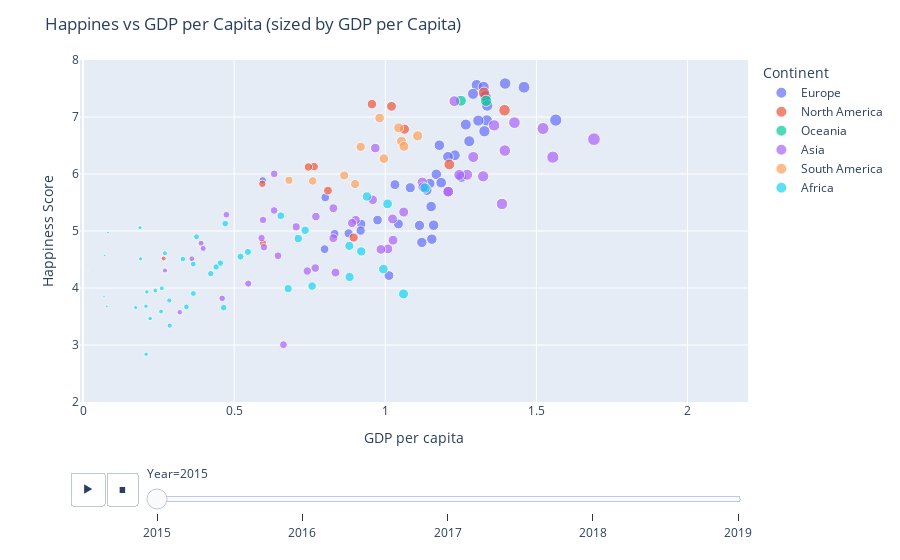

Write notebook code for a chart like this one.
### Code cell
fig = px.scatter(alldata
                 , x ="GDP per capita"
                 , y ="Happiness Score"
                 , animation_frame ="Year"
                 , animation_group ="Country"
                 , size ="GDP per capita"
                 , color ="Continent"
                 , hover_name ="Country"
                 #, facet_col ="Continent"
                 , size_max = 10
                ) 


fig.update_layout(title_text='Happines vs GDP per Capita (sized by GDP per Capita)')
fig.update_yaxes(range=[2,8])
fig.update_xaxes(range=[-0.01,round((max(alldata['GDP per capita']))+0.1,2)])

fig.show()

### Figure 1 — Plotly figure (JSON) as saved in the notebook; plotly's stock layout.template omitted (floating-point values rounded to 4 significant figures)
{"data": [{"hovertemplate": "<b>%{hovertext}</b><br><br>Continent=Europe<br>Year=2015<br>GDP per capita=%{marker.size}<br>Happiness Score=%{y}<extra></extra>", "hovertext": ["Switzerland", "Iceland", "Denmark", "Norway", "Finland", "Netherlands", "Sweden", "Austria", "Luxembourg", "Ireland", "Belgium", "United Kingdom", "Germany", "France", "Czech Republic", "Spain", "Malta", "Slovakia", "Italy", "Moldova", "Slovenia", "Lithuania", "Belarus", "Poland", "Croatia", "Russia", "Kosovo", "Estonia", "Montenegro", "Romania", "Serbia", "Portugal", "Latvia", "Macedonia", "Albania", "Bosnia and Herzegovina", "Greece", "Hungary", "Ukraine", "Bulgaria"], "ids": ["Switzerland", "Iceland", "Denmark", "Norway", "Finland", "Netherlands", "Sweden", "Austria", "Luxembourg", "Ireland", "Belgium", "United Kingdom", "Germany", "France", "Czech Republic", "Spain", "Malta", "Slovakia", "Italy", "Moldova", "Slovenia", "Lithuania", "Belarus", "Poland", "Croatia", "Russia", "Kosovo", "Estonia", "Montenegro", "Romania", "Serbia", "Portugal", "Latvia", "Macedonia", "Albania", "Bosnia and Herzegovina", "Greece", "Hungary", "Ukraine", "Bulgaria"], "legendgroup": "Europe", "marker": {"color": "#636efa", "size": [1.397, 1.302, 1.325, 1.459, 1.29, 1.329, 1.332, 1.337, 1.564, 1.336, 1.308, 1.266, 1.328, 1.278, 1.179, 1.23, 1.207, 1.169, 1.251, 0.5945, 1.185, 1.147, 1.032, 1.126, 1.083, 1.138, 0.8015, 1.152, 0.9744, 1.043, 0.9205, 1.16, 1.113, 0.9185, 0.8787, 0.8322, 1.154, 1.121, 0.7991, 1.012], "sizemode": "area", "sizeref": 0.02096, "symbol": "circle"}, "mode": "markers", "name": "Europe", "orientation": "v", "showlegend": true, "type": "scatter", "x": [1.397, 1.302, 1.325, 1.459, 1.29, 1.329, 1.332, 1.337, 1.564, 1.336, 1.308, 1.266, 1.328, 1.278, 1.179, 1.23, 1.207, 1.169, 1.251, 0.5945, 1.185, 1.147, 1.032, 1.126, 1.083, 1.138, 0.8015, 1.152, 0.9744, 1.043, 0.9205, 1.16, 1.113, 0.9185, 0.8787, 0.8322, 1.154, 1.121, 0.7991, 1.012], "xaxis": "x", "y": [7.587, 7.561, 7.527, 7.522, 7.406, 7.378, 7.364, 7.2, 6.946, 6.94, 6.937, 6.867, 6.75, 6.575, 6.505, 6.329, 6.302, 5.995, 5.948, 5.889, 5.848, 5.833, 5.813, 5.791, 5.759, 5.716, 5.589, 5.429, 5.192, 5.124, 5.123, 5.102, 5.098, 5.007, 4.959, 4.949, 4.857, 4.8, 4.681, 4.218], "yaxis": "y"}, {"hovertemplate": "<b>%{hovertext}</b><br><br>Continent=North America<br>Year=2015<br>GDP per capita=%{marker.size}<br>Happiness Score=%{y}<extra></extra>", "hovertext": ["Canada", "Costa Rica", "Mexico", "United States", "Panama", "Trinidad and Tobago", "El Salvador", "Guatemala", "Nicaragua", "Jamaica", "Dominican Republic", "Honduras", "Haiti"], "ids": ["Canada", "Costa Rica", "Mexico", "United States", "Panama", "Trinidad and Tobago", "El Salvador", "Guatemala", "Nicaragua", "Jamaica", "Dominican Republic", "Honduras", "Haiti"], "legendgroup": "North America", "marker": {"color": "#EF553B", "size": [1.326, 0.9558, 1.021, 1.395, 1.064, 1.212, 0.7645, 0.7455, 0.5933, 0.8104, 0.8954, 0.5953, 0.2667], "sizemode": "area", "sizeref": 0.02096, "symbol": "circle"}, "mode": "markers", "name": "North America", "orientation": "v", "showlegend": true, "type": "scatter", "x": [1.326, 0.9558, 1.021, 1.395, 1.064, 1.212, 0.7645, 0.7455, 0.5933, 0.8104, 0.8954, 0.5953, 0.2667], "xaxis": "x", "y": [7.427, 7.226, 7.187, 7.119, 6.786, 6.168, 6.13, 6.123, 5.828, 5.709, 4.885, 4.788, 4.518], "yaxis": "y"}, {"hovertemplate": "<b>%{hovertext}</b><br><br>Continent=Oceania<br>Year=2015<br>GDP per capita=%{marker.size}<br>Happiness Score=%{y}<extra></extra>", "hovertext": ["New Zealand", "Australia"], "ids": ["New Zealand", "Australia"], "legendgroup": "Oceania", "marker": {"color": "#00cc96", "size": [1.25, 1.334], "sizemode": "area", "sizeref": 0.02096, "symbol": "circle"}, "mode": "markers", "name": "Oceania", "orientation": "v", "showlegend": true, "type": "scatter", "x": [1.25, 1.334], "xaxis": "x", "y": [7.286, 7.284], "yaxis": "y"}, {"hovertemplate": "<b>%{hovertext}</b><br><br>Continent=Asia<br>Year=2015<br>GDP per capita=%{marker.size}<br>Happiness Score=%{y}<extra></extra>", "hovertext": ["Israel", "United Arab Emirates", "Oman", "Singapore", "Qatar", "Thailand", "Saudi Arabia", "Taiwan", "Kuwait", "Uzbekistan", "Japan", "South Korea", "Bahrain", "Kazakhstan", "Malaysia", "North Cyprus", "Cyprus", "Turkmenistan", "Hong Kong", "Indonesia", "Vietnam", "Turkey", "Kyrgyzstan", "Bhutan", "Azerbaijan", "Pakistan", "Jordan", "China", "Philippines", "Laos", "Mongolia", "Lebanon", "Tajikistan", "Palestinian Territories", "Bangladesh", "Iran", "Iraq", "India", "Nepal", "Armenia", "Myanmar", "Georgia", "Sri Lanka", "Yemen", "Cambodia", "Afghanistan", "Syria"], "ids": ["Israel", "United Arab Emirates", "Oman", "Singapore", "Qatar", "Thailand", "Saudi Arabia", "Taiwan", "Kuwait", "Uzbekistan", "Japan", "South Korea", "Bahrain", "Kazakhstan", "Malaysia", "North Cyprus", "Cyprus", "Turkmenistan", "Hong Kong", "Indonesia", "Vietnam", "Turkey", "Kyrgyzstan", "Bhutan", "Azerbaijan", "Pakistan", "Jordan", "China", "Philippines", "Laos", "Mongolia", "Lebanon", "Tajikistan", "Palestinian Territories", "Bangladesh", "Iran", "Iraq", "India", "Nepal", "Armenia", "Myanmar", "Georgia", "Sri Lanka", "Yemen", "Cambodia", "Afghanistan", "Syria"], "legendgroup": "Asia", "marker": {"color": "#ab63fa", "size": [1.229, 1.427, 1.36, 1.522, 1.69, 0.9669, 1.395, 1.291, 1.554, 0.6324, 1.271, 1.245, 1.324, 1.123, 1.125, 1.208, 1.208, 0.9585, 1.386, 0.8283, 0.6322, 1.061, 0.4743, 0.7704, 1.024, 0.5954, 0.902, 0.8901, 0.7053, 0.5907, 0.8282, 1.026, 0.3905, 0.5987, 0.3975, 1.009, 0.9855, 0.645, 0.36, 0.7682, 0.2711, 0.7419, 0.8352, 0.5465, 0.4604, 0.3198, 0.6632], "sizemode": "area", "sizeref": 0.02096, "symbol": "circle"}, "mode": "markers", "name": "Asia", "orientation": "v", "showlegend": true, "type": "scatter", "x": [1.229, 1.427, 1.36, 1.522, 1.69, 0.9669, 1.395, 1.291, 1.554, 0.6324, 1.271, 1.245, 1.324, 1.123, 1.125, 1.208, 1.208, 0.9585, 1.386, 0.8283, 0.6322, 1.061, 0.4743, 0.7704, 1.024, 0.5954, 0.902, 0.8901, 0.7053, 0.5907, 0.8282, 1.026, 0.3905, 0.5987, 0.3975, 1.009, 0.9855, 0.645, 0.36, 0.7682, 0.2711, 0.7419, 0.8352, 0.5465, 0.4604, 0.3198, 0.6632], "xaxis": "x", "y": [7.278, 6.901, 6.853, 6.798, 6.611, 6.455, 6.411, 6.298, 6.295, 6.003, 5.987, 5.984, 5.96, 5.855, 5.77, 5.695, 5.689, 5.548, 5.474, 5.399, 5.36, 5.332, 5.286, 5.253, 5.212, 5.194, 5.192, 5.14, 5.073, 4.876, 4.874, 4.839, 4.786, 4.715, 4.694, 4.686, 4.677, 4.565, 4.514, 4.35, 4.307, 4.297, 4.271, 4.077, 3.819, 3.575, 3.006], "yaxis": "y"}, {"hovertemplate": "<b>%{hovertext}</b><br><br>Continent=South America<br>Year=2015<br>GDP per capita=%{marker.size}<br>Happiness Score=%{y}<extra></extra>", "hovertext": ["Brazil", "Venezuela", "Chile", "Argentina", "Uruguay", "Colombia", "Suriname", "Ecuador", "Bolivia", "Paraguay", "Peru"], "ids": ["Brazil", "Venezuela", "Chile", "Argentina", "Uruguay", "Colombia", "Suriname", "Ecuador", "Bolivia", "Paraguay", "Peru"], "legendgroup": "South America", "marker": {"color": "#FFA15A", "size": [0.9812, 1.044, 1.107, 1.054, 1.062, 0.9186, 0.9953, 0.864, 0.6813, 0.7599, 0.9002], "sizemode": "area", "sizeref": 0.02096, "symbol": "circle"}, "mode": "markers", "name": "South America", "orientation": "v", "showlegend": true, "type": "scatter", "x": [0.9812, 1.044, 1.107, 1.054, 1.062, 0.9186, 0.9953, 0.864, 0.6813, 0.7599, 0.9002], "xaxis": "x", "y": [6.983, 6.81, 6.67, 6.574, 6.485, 6.477, 6.269, 5.975, 5.89, 5.878, 5.824], "yaxis": "y"}, {"hovertemplate": "<b>%{hovertext}</b><br><br>Continent=Africa<br>Year=2015<br>GDP per capita=%{marker.size}<br>Happiness Score=%{y}<extra></extra>", "hovertext": ["Libya", "Algeria", "Mauritius", "Nigeria", "Zambia", "Somaliland region", "Morocco", "Mozambique", "Lesotho", "Swaziland", "Tunisia", "South Africa", "Ghana", "Zimbabwe", "Liberia", "Sudan", "Congo (Kinshasa)", "Ethiopia", "Sierra Leone", "Mauritania", "Kenya", "Djibouti", "Botswana", "Malawi", "Cameroon", "Egypt", "Angola", "Mali", "Congo (Brazzaville)", "Comoros", "Uganda", "Senegal", "Gabon", "Niger", "Tanzania", "Madagascar", "Central African Republic", "Chad", "Guinea", "Ivory Coast", "Burkina Faso", "Rwanda", "Benin", "Burundi", "Togo"], "ids": ["Libya", "Algeria", "Mauritius", "Nigeria", "Zambia", "Somaliland region", "Morocco", "Mozambique", "Lesotho", "Swaziland", "Tunisia", "South Africa", "Ghana", "Zimbabwe", "Liberia", "Sudan", "Congo (Kinshasa)", "Ethiopia", "Sierra Leone", "Mauritania", "Kenya", "Djibouti", "Botswana", "Malawi", "Cameroon", "Egypt", "Angola", "Mali", "Congo (Brazzaville)", "Comoros", "Uganda", "Senegal", "Gabon", "Niger", "Tanzania", "Madagascar", "Central African Republic", "Chad", "Guinea", "Ivory Coast", "Burkina Faso", "Rwanda", "Benin", "Burundi", "Togo"], "legendgroup": "Africa", "marker": {"color": "#19d3f3", "size": [1.131, 0.9393, 1.008, 0.6543, 0.4704, 0.1885, 0.7348, 0.08308, 0.3755, 0.7121, 0.8811, 0.9205, 0.5456, 0.271, 0.0712, 0.5211, 0, 0.1907, 0.3302, 0.4541, 0.3647, 0.4402, 0.9936, 0.01604, 0.4225, 0.8818, 0.7578, 0.2607, 0.6787, 0.2391, 0.211, 0.365, 1.06, 0.0694, 0.2852, 0.2082, 0.0785, 0.3419, 0.1742, 0.4653, 0.2581, 0.2221, 0.2867, 0.0153, 0.2087], "sizemode": "area", "sizeref": 0.02096, "symbol": "circle"}, "mode": "markers", "name": "Africa", "orientation": "v", "showlegend": true, "type": "scatter", "x": [1.131, 0.9393, 1.008, 0.6543, 0.4704, 0.1885, 0.7348, 0.08308, 0.3755, 0.7121, 0.8811, 0.9205, 0.5456, 0.271, 0.0712, 0.5211, 0, 0.1907, 0.3302, 0.4541, 0.3647, 0.4402, 0.9936, 0.01604, 0.4225, 0.8818, 0.7578, 0.2607, 0.6787, 0.2391, 0.211, 0.365, 1.06, 0.0694, 0.2852, 0.2082, 0.0785, 0.3419, 0.1742, 0.4653, 0.2581, 0.2221, 0.2867, 0.0153, 0.2087], "xaxis": "x", "y": [5.754, 5.605, 5.477, 5.268, 5.129, 5.057, 5.013, 4.971, 4.898, 4.867, 4.739, 4.642, 4.633, 4.61, 4.571, 4.55, 4.517, 4.512, 4.507, 4.436, 4.419, 4.369, 4.332, 4.292, 4.252, 4.194, 4.033, 3.995, 3.989, 3.956, 3.931, 3.904, 3.896, 3.845, 3.781, 3.681, 3.678, 3.667, 3.656, 3.655, 3.587, 3.465, 3.34, 2.905, 2.839], "yaxis": "y"}], "layout": {"legend": {"itemsizing": "constant", "title": {"text": "Continent"}, "tracegroupgap": 0}, "margin": {"t": 60}, "sliders": [{"active": 0, "currentvalue": {"prefix": "Year="}, "len": 0.9, "pad": {"b": 10, "t": 60}, "steps": [{"args": [["2015"], {"frame": {"duration": 0, "redraw": false}, "fromcurrent": true, "mode": "immediate", "transition": {"duration": 0, "easing": "linear"}}], "label": "2015", "method": "animate"}, {"args": [["2016"], {"frame": {"duration": 0, "redraw": false}, "fromcurrent": true, "mode": "immediate", "transition": {"duration": 0, "easing": "linear"}}], "label": "2016", "method": "animate"}, {"args": [["2017"], {"frame": {"duration": 0, "redraw": false}, "fromcurrent": true, "mode": "immediate", "transition": {"duration": 0, "easing": "linear"}}], "label": "2017", "method": "animate"}, {"args": [["2018"], {"frame": {"duration": 0, "redraw": false}, "fromcurrent": true, "mode": "immediate", "transition": {"duration": 0, "easing": "linear"}}], "label": "2018", "method": "animate"}, {"args": [["2019"], {"frame": {"duration": 0, "redraw": false}, "fromcurrent": true, "mode": "immediate", "transition": {"duration": 0, "easing": "linear"}}], "label": "2019", "method": "animate"}], "x": 0.1, "xanchor": "left", "y": 0, "yanchor": "top"}], "title": {"text": "Happines vs GDP per Capita (sized by GDP per Capita)"}, "updatemenus": [{"buttons": [{"args": [null, {"frame": {"duration": 500, "redraw": false}, "fromcurrent": true, "mode": "immediate", "transition": {"duration": 500, "easing": "linear"}}], "label": "&#9654;", "method": "animate"}, {"args": [[null], {"frame": {"duration": 0, "redraw": false}, "fromcurrent": true, "mode": "immediate", "transition": {"duration": 0, "easing": "linear"}}], "label": "&#9724;", "method": "animate"}], "direction": "left", "pad": {"r": 10, "t": 70}, "showactive": false, "type": "buttons", "x": 0.1, "xanchor": "right", "y": 0, "yanchor": "top"}], "xaxis": {"anchor": "y", "domain": [0, 1], "range": [-0.01, 2.2], "title": {"text": "GDP per capita"}}, "yaxis": {"anchor": "x", "domain": [0, 1], "range": [2, 8], "title": {"text": "Happiness Score"}}}}
